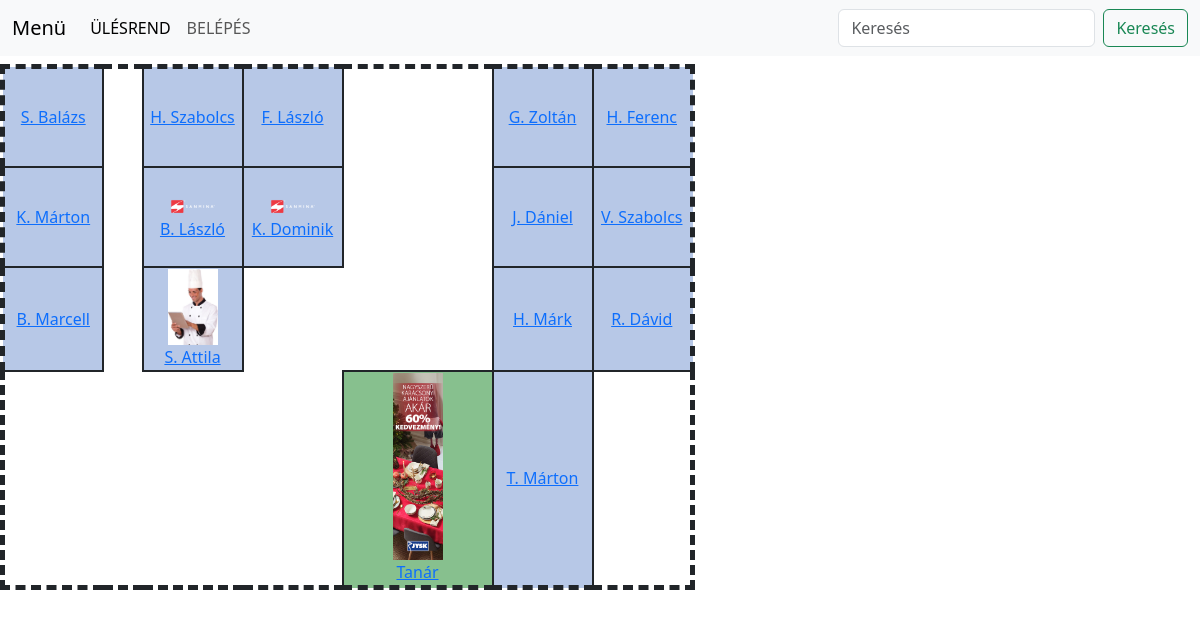
The page / on the database its author committed.
### tables this page shows
CREATE TABLE `osztaly` (
  `id` int(11) NOT NULL,
  `nev` varchar(100) NOT NULL,
  `sor` tinyint(3) UNSIGNED NOT NULL,
  `oszlop` tinyint(3) UNSIGNED NOT NULL
);

### model/osztaly.php (called while the page is built, shortened)
<?php
class Osztaly {
    function getOsztaly() {
        $sql = "SELECT id, nev, sor, oszlop FROM osztaly ORDER BY sor, oszlop;";
        $result = DataBase::$conn->query($sql);
        return $result;
    }
}
?>

### view/index.php (the view, shortened to what this page needs)
<?php
  echo '<table id="terem">';
  $sorId = NULL;
  while($row = $result->fetch_assoc()) {
    $class = "tanulo";
    if($row['sor'] == 3 and $row['oszlop'] == 3) $class = "tanar";
    if($row["sor"] != $sorId) {
        if($sorId != NULL) echo "        </tr>";
        echo "        <tr>";
        $sorId = $row["sor"];
        $elozoOszlop = -1;
    }
    while($row['oszlop'] != $elozoOszlop + 1) {
        echo '<td class="tolto"> </td>';
        $elozoOszlop++;
    }
    $img = FALSE;
    foreach(IMG_EXTS as $ext) {
        $imgFile = TARGET_DIR . $row["id"].$ext;
        if (file_exists($imgFile)) {
            $img = '<img src="'.$imgFile.'?time='.time().'" style="width: 50px;"><br>';
            break;
        }
    }
    echo '<td class="'.$class.'">';
    echo '<a href="index.php?action=user&id='.$row["id"].'">';
    if($img) echo $img;
    echo $row['nev'];
    echo '</a>';
    echo '</td>';
    if($row['sor'] == 0) {
        if($row['oszlop'] == 0) echo '<td rowspan="4" class="tolto" style="width: 40px;"></td>';
    }
    $elozoOszlop = $row['oszlop'];
  }
?>
        </tr>
    </table>

### index.php (shortened to what this page needs)
<?php
require "helpers/mysql.php";
?>
<!DOCTYPE html>
<html lang="en">
<head>
    <link href="https://cdn.jsdelivr.net/npm/bootstrap@5.3.2/dist/css/bootstrap.min.css" rel="stylesheet">
    <link rel="stylesheet" href="css/index.css">
</head>
<body>
<?php
require 'controller/osztaly.php';
include 'view/menu.php';
renderView($osztaly);
?>
</body>
</html>

### view/menu.php (shortened to what this page needs)
<nav class="navbar navbar-expand-lg bg-body-tertiary">
<div class="container-fluid">
    <a class="navbar-brand" href="#">Menü</a>
    <div class="collapse navbar-collapse" id="navbarTogglerDemo03">
      <ul class="navbar-nav me-auto mb-2 mb-lg-0">
<?php
echo '<li class="nav-item"><a href="index.php" class="nav-link';
if(!isset($_GET['action'])) echo " active";
elseif(isset($_GET['action'])) {
    if($_GET['action'] == "logout") echo " active";
}
echo '"> ÜLÉSREND </a></li>';
if(isset($_SESSION['felhasznalonev'])) {
    echo '<li class="nav-item"><a href="index.php?action=datamod" class="nav-link';
    if(isset($_GET['action'])) {
        if($_GET['action'] == "datamod") echo " active";
    }
    echo '"> ADATMÓDOSÍTÁS </a></li>';
    echo '<li class="nav-item"><a href="index.php?action=logout" class="nav-link">KILÉPÉS >> '.$_SESSION['felhasznalonev'].'</a></li>';
}
else {
    echo '<li class="nav-item"><a href="index.php?action=login" class="nav-link';
    if(isset($_GET['action'])) {
        if($_GET['action'] == "login") echo " active";
    }
    echo '"> BELÉPÉS </a></li>';
}
?>
      </ul>
      <form class="d-flex" role="search">
        <input class="form-control me-2" type="search" placeholder="Keresés" aria-label="Search">
        <button class="btn btn-outline-success" type="submit">Keresés</button>
      </form>
    </div>
  </div>
</nav>

### controller/osztaly.php (shortened to what this page needs)
<?php
require "model/osztaly.php";
function renderView($osztaly) {
    $action = $_GET['action'] ?? FALSE;
    switch($action) {
        default:
            $result = $osztaly->getOsztaly();
            if ($result->num_rows > 0) {
                include "view/index.php";
            }
    }
}
?>

### css/index.css (style rules this page uses)
td { border: 2px; border-style: solid; }
.tanulo { background-color: rgb(183, 200, 231); width: 100px; height: 100px; text-align: center; }
.tolto { width: 100px; height: 50px; border: 0px; }
.tanar { width: 150px; text-align: center; background-color: rgb(135, 192, 142); }
#terem { padding: 10px; padding-top: 50px; border: 5px; border-style: dashed; }

### rows shown on the page
osztaly: nev "S. Balázs"
osztaly: nev "H. Szabolcs"
osztaly: nev "F. László"
osztaly: nev "G. Zoltán"
osztaly: nev "H. Ferenc"
osztaly: nev "K. Márton"
osztaly: nev "B. László"
osztaly: nev "K. Dominik"
osztaly: nev "J. Dániel"
osztaly: nev "V. Szabolcs"
osztaly: nev "B. Marcell"
osztaly: shows a picture, nev "S. Attila"
osztaly: nev "H. Márk"
osztaly: nev "R. Dávid"
osztaly: shows a picture, nev "Tanár"
osztaly: nev "T. Márton"
